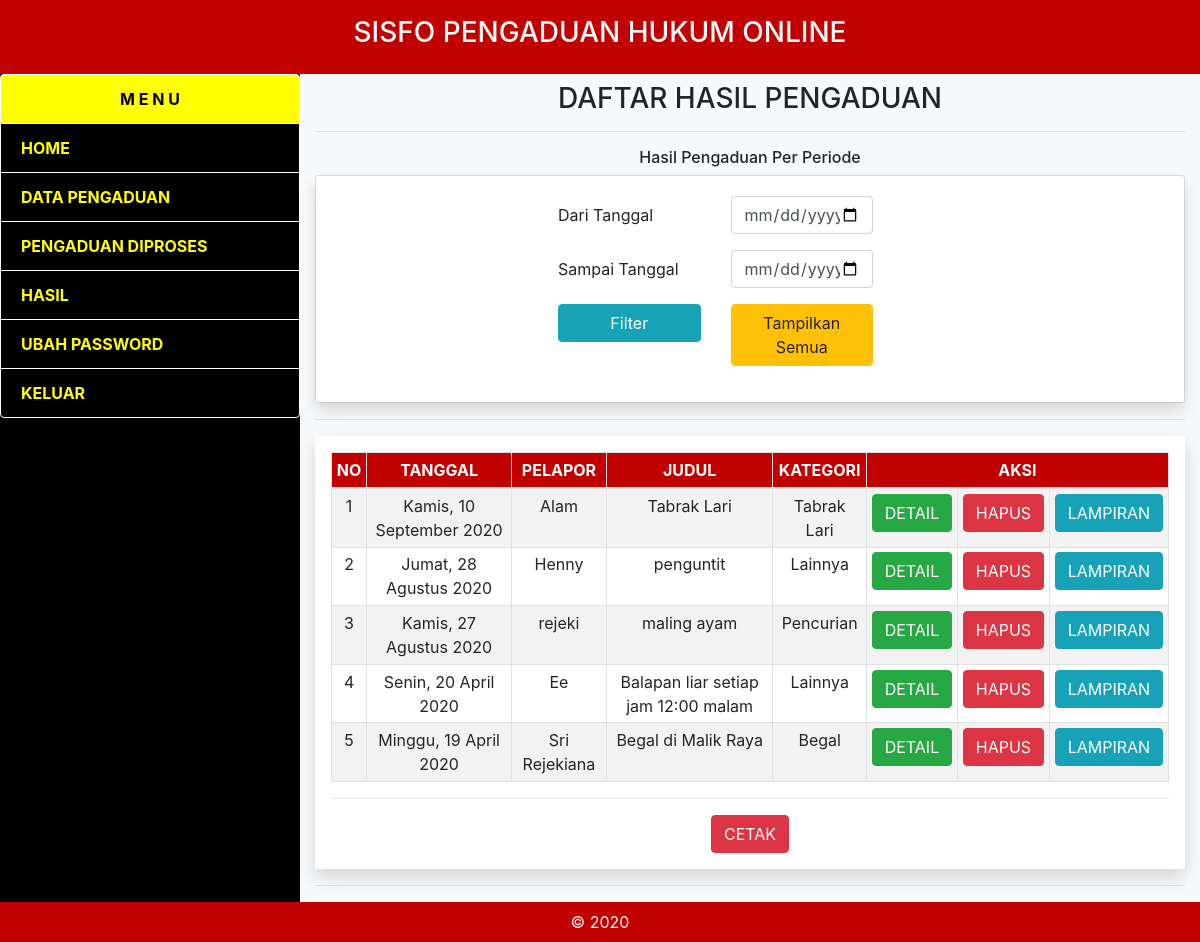
The page /admin/hasil-aduan.php (signed in) on the database its author committed.
### tables this page shows
CREATE TABLE `pengaduan` (
  `id_aduan` int(11) NOT NULL,
  `id_admin` int(11) NOT NULL,
  `nama` varchar(100) NOT NULL,
  `nik` varchar(20) NOT NULL,
  `no_hp` varchar(15) NOT NULL,
  `email` varchar(100) NOT NULL,
  `tgl_aduan` date NOT NULL,
  `judul_aduan` varchar(100) NOT NULL,
  `kategori` varchar(20) NOT NULL,
  `kecamatan` varchar(50) NOT NULL,
  `kelurahan` varchar(50) NOT NULL,
  `alamat_kejadian` text NOT NULL,
  `waktu` varchar(100) NOT NULL,
  `isi` text NOT NULL,
  `berkas` varchar(1000) NOT NULL,
  `status` varchar(20) NOT NULL
);

### config/haritgl.php (called while the page is built, shortened)
<?php
	function tgl_indo($tanggal){
	$bulan = array (
		1 =>   'Januari',
		'Februari',
		'Maret',
		'April',
		'Mei',
		'Juni',
		'Juli',
		'Agustus',
		'September',
		'Oktober',
		'November',
		'Desember'
	);
	$pecahkan = explode('-', $tanggal);
	return $pecahkan[2] . ' ' . $bulan[ (int)$pecahkan[1] ] . ' ' . $pecahkan[0];
}
 ?>

### admin/hasil-aduan.php (the view, shortened to what this page needs)
<?php
    include 'header.php';
    include '../config/haritgl.php';
?>
	<h3 class="text-center">DAFTAR HASIL PENGADUAN</h3>
	<hr>
	<h6 class="text-center">Hasil Pengaduan Per Periode</h6>
	<div class="card">
	    <div class="card-body shadow">
	    	<?php
	    		$darii = '';
	    		$sampaii = '';
	    	 ?>
	        <form class="container form w-50 mx-auto justify-content-center" method="post" action="">
	            <div class="form-group row ">
			        <label for="dari" class="col-sm-5 col-form-label">Dari Tanggal</label>
			        <div class="col-sm-5">
			          <input type="date" class="form-control" value="<?php echo $darii; ?>" name="dari" id="dari">
			        </div>
			      </div>
			      <div class="form-group row">
			        <label for="sampai" class="col-sm-5 col-form-label">Sampai Tanggal</label>
			        <div class="col-sm-5">
			          <input type="date" class="form-control" value="<?php echo $sampaii; ?>" name="sampai" id="sampai">
			        </div>
			      </div>
			      <div class="form-group row">
			        <div for="sampai" class="col-sm-5 ">
			        	<button type="submit" name="filter" class="btn btn-info w-100">Filter</button>
			        </div>
			        <div class="col-sm-5">
			          <button type="submit" name="semua" class="btn btn-warning w-100">Tampilkan Semua</button>
			        </div>
			      </div>
	        </form>
	    </div>
	</div>
	<hr>
	<div class="row mx-auto w-auto justify-content-center bg-light">
	<div class="row w-100 mx-auto justify-content-center bg-white shadow p-3">
	<form class="bg-white rounded ">
	<div class="table-responsive">
	<table class="table table-striped table-bordered table-responsive table-sm table-hover">
		<thead style="background: #C10000;color: white;">
		   	<tr class="text-center">
		      	<th scope="col">NO</th>
		      	<th scope="col">TANGGAL</th>
		      	<th scope="col">PELAPOR</th>
		      	<th scope="col">JUDUL</th>
		      	<th scope="col">KATEGORI</th>
		      	<th scope="col" colspan="4">AKSI</th>
		    </tr>
		</thead>
		<tbody>
<?php
    include_once '../config/koneksi.php';
    $no = 1;
    if(!isset($_POST['filter']) or isset($_POST['semua'])) {
    	$data = mysqli_query($koneksi,"SELECT * FROM pengaduan WHERE status='Selesai' ORDER BY id_aduan DESC");
	}
    while ($d = mysqli_fetch_array($data)) {
        $id = $d['id_aduan'];
        $tgl = tgl_indo(date('Y-m-d', strtotime($d['tgl_aduan'])));
        $nama = $d['nama'];
        $judul = $d['judul_aduan'];
        $kat = $d['kategori'];
        $hari = date('D', strtotime($d['tgl_aduan']));
		switch($hari){
			case 'Sun':
				$hari_ini = "Minggu";
			break;
			case 'Mon':
				$hari_ini = "Senin";
			break;
			case 'Thu':
				$hari_ini = "Kamis";
			break;
			case 'Fri':
				$hari_ini = "Jumat";
			break;
		}
?>
           	<tr class="text-center">
	            <td><?php echo $no++; ?></td>
	            <td><?php echo $hari_ini.', '.$tgl; ?></td>
	            <td><?php echo $nama; ?></td>
	            <td><?php echo $judul; ?></td>
	            <td><?php echo $kat; ?></td>
	            <td>
	            	<a href="detail.php?id=<?php echo $id ?>" class="btn btn-success">DETAIL</a>
	            </td>
	            <td>
	            	<a href="../config/hapus.php?id=<?php echo $id ?>" class="btn btn-danger" name="hapus" id="hapus" onclick="alert('Yakin Hapus??')">HAPUS</a>
	            </td>
	            <td>
	            	<a href="cetaklampp.php?id=<?php echo $id ?>" target="_blank" class="btn btn-info">LAMPIRAN</a>
	            </td>
	        </tr>
<?php
    }
?>
        </tbody>
	</table>
	<hr>
	<div class="row text-center w-auto mx-auto  justify-content-center">
		<?php
			if (isset($_POST['filter'])) {
				$tgl1 = $_POST['dari'];
				$tgl2 = $_POST['sampai'];
				echo '<a href="cetakhasil.php?dari='.$tgl1.'&sampai='.$tgl2.'" target="_blank" class="btn btn-danger">CETAK</a>';
			}
			else {
				echo '<a href="cetakhasil.php" target="_blank" class="btn btn-danger">CETAK</a>';
			}
		 ?>
	</div>
</form>
</div></div>
</div><hr>
 <?php
	include 'footer.php';
 ?>

### rows shown on the page
pengaduan: tgl_aduan "Kamis", tgl_aduan "10 September 2020", nama "Alam", judul_aduan "Tabrak Lari", kategori "Tabrak Lari"
pengaduan: tgl_aduan "Jumat", tgl_aduan "28 Agustus 2020", nama "Henny", judul_aduan "penguntit", kategori "Lainnya"
pengaduan: tgl_aduan "Kamis", tgl_aduan "27 Agustus 2020", nama "rejeki", judul_aduan "maling ayam", kategori "Pencurian"
pengaduan: tgl_aduan "Senin", tgl_aduan "20 April 2020", nama "Ee", judul_aduan "Balapan liar setiap jam 12:00 malam", kategori "Lainnya"
pengaduan: tgl_aduan "Minggu", tgl_aduan "19 April 2020", nama "Sri Rejekiana", judul_aduan "Begal di Malik Raya", kategori "Begal"
